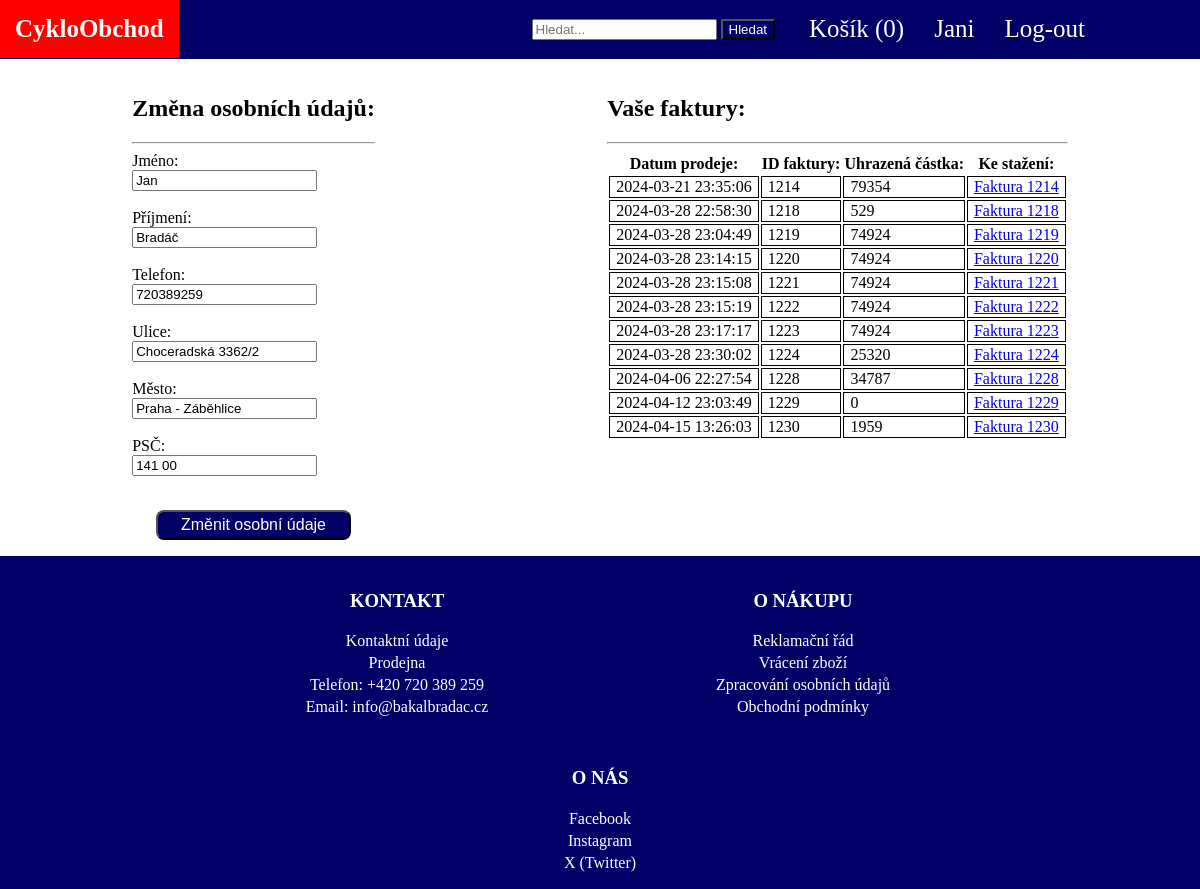
Page /user.php (signed in) on the committed database.
### tables this page shows
CREATE TABLE `users` (
  `id` int(11) NOT NULL,
  `username` varchar(200) NOT NULL,
  `email` varchar(200) NOT NULL,
  `password` varchar(200) NOT NULL,
  `registered` timestamp NOT NULL DEFAULT current_timestamp(),
  `jmeno` varchar(200) DEFAULT NULL,
  `prijmeni` varchar(200) DEFAULT NULL,
  `tel` int(11) DEFAULT NULL,
  `ulice` varchar(200) DEFAULT NULL,
  `mesto` varchar(200) DEFAULT NULL,
  `PSC` varchar(6) DEFAULT NULL
);

CREATE TABLE `objednavky` (
  `id` int(11) NOT NULL,
  `user_id` int(11) NOT NULL,
  `datum` timestamp NOT NULL DEFAULT current_timestamp(),
  `cena` int(11) NOT NULL,
  `jmeno` varchar(20) DEFAULT NULL,
  `prijmeni` varchar(20) DEFAULT NULL,
  `email` varchar(30) DEFAULT NULL,
  `tel` int(11) DEFAULT NULL,
  `ulice` varchar(20) DEFAULT NULL,
  `mesto` varchar(20) DEFAULT NULL,
  `psc` varchar(20) DEFAULT NULL,
  `firma` varchar(20) DEFAULT NULL,
  `ico` varchar(20) DEFAULT NULL,
  `dic` varchar(20) DEFAULT NULL,
  `jmenoDod` varchar(20) DEFAULT NULL,
  `prijmeniDod` varchar(20) DEFAULT NULL,
  `uliceDod` varchar(20) DEFAULT NULL,
  `mestoDod` varchar(20) DEFAULT NULL,
  `pscDod` varchar(20) DEFAULT NULL,
  `platba` varchar(10) DEFAULT NULL,
  `doruc` varchar(50) DEFAULT NULL
);

### user.php (the view, shortened to what this page needs)
<?php
include("header.php");
    $id = $_SESSION["id"];
    $user = $conn->query("SELECT * FROM users WHERE id = $id");
    $user_row = $user->fetch_assoc();
    ?>
<div class="container-c">
    <?php
if(isset($_SESSION["id"]))
{
    $id = $_SESSION["id"];
    $user = $conn->query("SELECT * FROM users WHERE id = $id");
    $user_row = $user->fetch_assoc();
}
else $user_row = array("jmeno" => "", "prijmeni" => "", "email" => "", "tel" => "", "ulice" => "", "mesto" => "", "psc" => "");
if ($id != 6) : ?>
    <div class="user-container">
        <div class="user-user">
            <form action="change_personal_info.php" method="POST">
                <h2>Změna osobních údajů:</h2>
                <hr>
                <label>Jméno:</label><BR>
                <input type="text" name="jmeno" value="<?php echo $user_row["jmeno"]; ?>"><BR><br>
                <label>Příjmení:</label><BR>
                <input type="text" name="prijmeni" value="<?php echo $user_row["prijmeni"]; ?>"><BR><br>
                <label>Telefon:</label><BR>
                <input type="number" name="telefon" value="<?php echo $user_row["tel"]; ?>"><BR><br>
                <label>Ulice:</label><BR>
                <input type="text" name="ulice" value="<?php echo $user_row["ulice"]; ?>"><BR><br>
                <label>Město:</label><BR>
                <input type="text" name="mesto" value="<?php echo $user_row["mesto"]; ?>"><BR><br>
                <label>PSČ:</label><BR>
                <input type="text" name="PSC" value="<?php echo $user_row["PSC"]; ?>"><BR><br>
                <div class="user-btn">
                    <input type="submit" value="Změnit osobní údaje">
                </div>
            </form>
        </div>
        <div class="user-user">
            <h2>Vaše faktury:</h2>
            <hr>
            <table>
                <tr>
                    <th>Datum prodeje:</th>
                    <th>ID faktury:</th>
                    <th>Uhrazená částka:</th>
                    <th>Ke stažení:</th>
                </tr>
                <?php
                $faktury = $conn->query("SELECT * FROM objednavky WHERE user_id = $id");
                while ($row = $faktury->fetch_assoc()): ?>
                <tr>
                    <td><?php echo $row["datum"]; ?></td>
                    <td><?php echo $row["id"]; ?></td>
                    <td><?php echo $row["cena"]; ?></td>
                    <td><a href="faktura.php?id=<?php echo $row["id"]; ?>">Faktura <?php echo $row["id"]; ?></a></td>
                </tr>
                <?php endwhile; ?>
            </table>
        </div>
    </div>
    <?php endif; ?>
</div>
<?php include("footer.php"); ?>

### header.php (shortened to what this page needs)
<?php
include("dbaccess.php");
if (isset($_SESSION['id'])) {
    $user_id = $_SESSION["id"];
}
else {
    $sessionid = session_id();
    $user_id = -intval($sessionid);
}
$rows = mysqli_query($conn, "SELECT * FROM kosik WHERE user_id = '$user_id'");
$count = mysqli_num_rows($rows);
?>
<!DOCTYPE html>
<html lang="cs">
<head>
    <link rel="stylesheet" href="styl.css">
</head>
<body>
    <div class="container">
        <div class="header">
            <a class="header-logo" href="index.php">CykloObchod</a>
            <div id="header-item">
                <div class="search">
                    <form action="search.php" method="GET">
                        <input type="text" class="search-field" name="hledani" placeholder="Hledat...">
                        <button type="submit" class="search-btn" value="Hledat">Hledat</button>
                    </form>
                </div>
                <a href="kosik.php">Košík (<?php echo $count; ?>)</a>
                <?php
                if (isset($_SESSION["id"]) && isset($_SESSION["username"])) : ?>
                <?php
                $username = $_SESSION["username"];
                ?>
                <div class="drop">
                    <a href="user.php" class="dropbtn"><?php echo $username ?></a>
                </div>
                <div class="drop">
                    <a class="dropbtn" href="logout.php">Log-out</a>
                </div>
                <?php endif; ?>
            </div>
        </div>

### footer.php (shortened to what this page needs)
<footer id="footer">
    <section class="footer">
        <h3>KONTAKT</h3>
        <ul>
            <li><a href="kontakt.php">Kontaktní údaje</a></li>
            <li><a href="kontakt.php">Prodejna</a></li>
            <li>Telefon: +420 720 389 259</li>
            <li>Email: <a href="mailto:jan.j.bradac@seznam.cz">info@bakalbradac.cz</a></li>
        </ul>
    </section>
    <section class="footer">
        <h3>O NÁKUPU</h3>
        <ul>
            <li><a href="reklamace.php">Reklamační řád</a></li>
            <li><a href="./formular-pro-vraceni-zbozi.pdf" target="_blank">Vrácení zboží</a></li>
            <li><a href="gdpr.php">Zpracování osobních údajů</a></li>
            <li><a href="podminky.php">Obchodní podmínky</a></li>
        </ul>
    </section>
    <section class="footer">
        <h3>O NÁS</h3>
        <ul>
            <li><a href="https://www.facebook.com/honza.bradac.1" target="_blank">Facebook</a></li>
            <li><a href="https://www.instagram.com/johnnnybeee/" target="_blank">Instagram</a></li>
            <li><a href="https://twitter.com/BreeJays" target="_blank">X (Twitter)</a></li>
        </ul>
    </section>
</footer>
</div>
</body>
</html>

### styl.css (style rules this page uses)
body { margin: 0; }
.header { background-color: #000066; padding: 0px; margin: 0px; overflow: hidden; width: 100%; height: fit-content; }
.header a { color: white; text-decoration: none; padding: 15px; display: block; text-align: center; float: left; font-size: 25px; }
.header-logo { font-weight: bold; }
#header-item { float: right; padding-right: 100px; justify-content: center; }
.search { float: left; border: none; height: 100%; padding: 19px; }
.search-btn { height: 100%; color: white; background-color: #000066; }
.drop { float: left; overflow: hidden; }
.drop .dropbtn { cursor: pointer; font-size: 25px; border: none; outline: none; background-color: inherit; font-family: inherit; margin: 0; color: white; padding: 15px; position: relative; }
footer { background-color: #000066; margin-top: auto; padding: 0px; left: 0%; right: 0%; bottom: 0; width: 100%; text-align: center; clear: both; position: relative; height: 26; }
.footer { color: white; display: inline-block; width: 31%; padding: 15px; vertical-align: top; }
.footer ul { list-style-type: none; color: white; margin: 0; padding: 0; }
.footer li { padding: 2px; }
.footer a { text-decoration: none; color: white; }
.container { display: flex; flex-direction: column; position: relative; width: 100%; overflow: auto; min-height: 100vh; }
.container-c { display: flex; position: relative; width: 100%; overflow: auto; margin-bottom: auto; }
.payment th, td { padding-right: 6px; padding-left: 6px; border: 1px solid; }
.user-container { width: 100%; height: fit-content; display: flex; justify-content: space-around; margin: 16px; }
.user-btn { display: flex; justify-content: center; align-items: center; margin-top: 16px; }
.user-btn input { height: 30px; width: 80%; background-color: #000066; color: white; border-radius: 8px; font-size: 16px; }

### rows in the picture
users: jmeno "Jan", prijmeni "Bradáč", telefon "720389259", ulice "Choceradská 3362/2", mesto "Praha - Záběhlice", PSC "141 00"
objednavky: datum "2024-03-21 23:35:06", id "1214", cena "79354"
objednavky: datum "2024-03-28 22:58:30", id "1218", cena "529"
objednavky: datum "2024-03-28 23:04:49", id "1219", cena "74924"
objednavky: datum "2024-03-28 23:14:15", id "1220", cena "74924"
objednavky: datum "2024-03-28 23:15:08", id "1221", cena "74924"
objednavky: datum "2024-03-28 23:15:19", id "1222", cena "74924"
objednavky: datum "2024-03-28 23:17:17", id "1223", cena "74924"
objednavky: datum "2024-03-28 23:30:02", id "1224", cena "25320"
objednavky: datum "2024-04-06 22:27:54", id "1228", cena "34787"
objednavky: datum "2024-04-12 23:03:49", id "1229", cena "0"
objednavky: datum "2024-04-15 13:26:03", id "1230", cena "1959"

### other values in the picture
$count "0"
$username "Jani"
